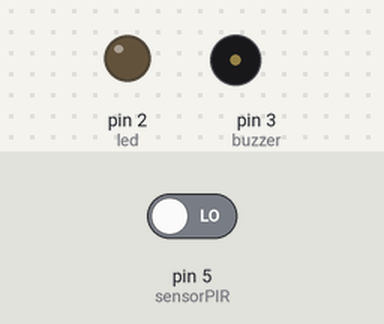
A sketch run on a simulated Arduino Uno, built with avr-gcc and run on an emulated ATmega328P. On the bench: output pins drawn as LEDs (lit = HIGH), buzzer (waves = sounding). Inputs (shaded band) come from the test bench; at power-on: pin 5 (sensorPIR) LOW.

Above: at 1.2 s.
1.3 s: pin 5 (sensorPIR) driven HIGH
At 2.2 s:
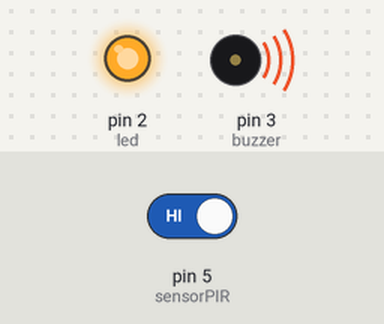
Timing chart, 0 to 4.3 s (numbered marks = the images above; inputs shaded):
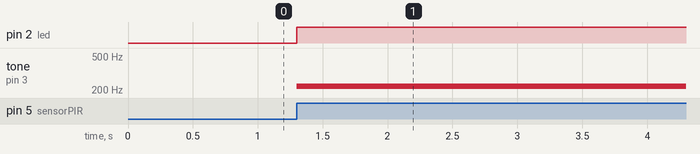

Measured:
- after the input at 1.3 s, pin 2 (led): LOW → HIGH at once; tone on pin 3 (buzzer): silent → 220 Hz at once

The sketch:

Presen_aAlarmante.ino
```cpp
int sensorPIR = 5;
int buzzer = 3;
int led = 2;

void setup(){

  pinMode(sensorPIR, INPUT);
  pinMode(buzzer, OUTPUT);
  pinMode(led, OUTPUT);
}

void loop (){

  int detectarPresenca = digitalRead(sensorPIR);

  if (detectarPresenca == 1){

    tone(buzzer,220);
    digitalWrite(led, HIGH);
    delay(10000);
  }else{
    digitalWrite(led, LOW);
  	noTone(buzzer);
  }

}
```
